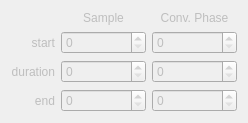
              <widget class="QWidget" name="tab_4">
               <property name="enabled">
                <bool>false</bool>
               </property>
               <attribute name="title">
                <string>Ambient 1</string>
               </attribute>
               <layout class="QGridLayout" name="gridLayout_18">
                <item row="0" column="1">
                 <widget class="QLabel" name="label_46">
                  <property name="text">
                   <string>Sample</string>
                  </property>
                  <property name="alignment">
                   <set>Qt::AlignmentFlag::AlignBottom|Qt::AlignmentFlag::AlignHCenter</set>
                  </property>
                 </widget>
                </item>
                <item row="0" column="2">
                 <widget class="QLabel" name="label_49">
                  <property name="text">
                   <string>Conv. Phase</string>
                  </property>
                  <property name="alignment">
                   <set>Qt::AlignmentFlag::AlignBottom|Qt::AlignmentFlag::AlignHCenter</set>
                  </property>
                 </widget>
                </item>
                <item row="1" column="0">
                 <widget class="QLabel" name="label_47">
                  <property name="text">
                   <string>start</string>
                  </property>
                  <property name="alignment">
                   <set>Qt::AlignmentFlag::AlignRight|Qt::AlignmentFlag::AlignTrailing|Qt::AlignmentFlag::AlignVCenter</set>
                  </property>
                 </widget>
                </item>
                <item row="1" column="1">
                 <widget class="QSpinBox" name="spinBox_L1sampStart_2">
                  <property name="minimumSize">
                   <size>
                    <width>85</width>
                    <height>20</height>
                   </size>
                  </property>
                  <property name="maximum">
                   <number>65535</number>
                  </property>
                 </widget>
                </item>
                <item row="1" column="2">
                 <widget class="QSpinBox" name="spinBox_L1cpStart_2">
                  <property name="minimumSize">
                   <size>
                    <width>85</width>
                    <height>20</height>
                   </size>
                  </property>
                  <property name="maximum">
                   <number>65535</number>
                  </property>
                 </widget>
                </item>
                <item row="2" column="0">
                 <widget class="QLabel" name="label_45">
                  <property name="text">
                   <string>duration</string>
                  </property>
                  <property name="alignment">
                   <set>Qt::AlignmentFlag::AlignRight|Qt::AlignmentFlag::AlignTrailing|Qt::AlignmentFlag::AlignVCenter</set>
                  </property>
                 </widget>
                </item>
                <item row="2" column="1">
                 <widget class="QSpinBox" name="spinBox_L1sampDur_2">
                  <property name="minimumSize">
                   <size>
                    <width>85</width>
                    <height>20</height>
                   </size>
                  </property>
                  <property name="maximum">
                   <number>65535</number>
                  </property>
                 </widget>
                </item>
                <item row="2" column="2">
                 <widget class="QSpinBox" name="spinBox_L1cpDur_2">
                  <property name="minimumSize">
                   <size>
                    <width>85</width>
                    <height>20</height>
                   </size>
                  </property>
                  <property name="maximum">
                   <number>65535</number>
                  </property>
                 </widget>
                </item>
                <item row="3" column="0">
                 <widget class="QLabel" name="label_48">
                  <property name="text">
                   <string>end</string>
                  </property>
                  <property name="alignment">
                   <set>Qt::AlignmentFlag::AlignRight|Qt::AlignmentFlag::AlignTrailing|Qt::AlignmentFlag::AlignVCenter</set>
                  </property>
                 </widget>
                </item>
                <item row="3" column="1">
                 <widget class="QSpinBox" name="spinBox_L1sampEnd_2">
                  <property name="minimumSize">
                   <size>
                    <width>85</width>
                    <height>20</height>
                   </size>
                  </property>
                  <property name="maximum">
                   <number>65535</number>
                  </property>
                 </widget>
                </item>
                <item row="3" column="2">
                 <widget class="QSpinBox" name="spinBox_L1cpEnd_2">
                  <property name="minimumSize">
                   <size>
                    <width>85</width>
                    <height>20</height>
                   </size>
                  </property>
                  <property name="maximum">
                   <number>65535</number>
                  </property>
                 </widget>
                </item>
               </layout>
              </widget>
